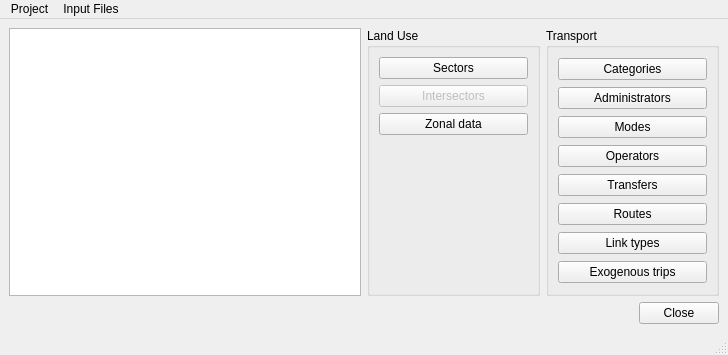
<?xml version="1.0" encoding="UTF-8"?>
<ui version="4.0">
 <class>MainWindow</class>
 <widget class="QMainWindow" name="MainWindow">
  <property name="geometry">
   <rect>
    <x>0</x>
    <y>0</y>
    <width>728</width>
    <height>355</height>
   </rect>
  </property>
  <property name="windowTitle">
   <string>Data</string>
  </property>
  <widget class="QWidget" name="centralwidget">
   <layout class="QVBoxLayout" name="verticalLayout_4">
    <item>
     <layout class="QVBoxLayout" name="verticalLayout_2">
      <item>
       <layout class="QHBoxLayout" name="horizontalLayout_3">
        <item>
         <widget class="QTreeView" name="scenarios_tree"/>
        </item>
        <item>
         <layout class="QHBoxLayout" name="horizontalLayout_5">
          <item>
           <widget class="QGroupBox" name="landUse">
            <property name="sizePolicy">
             <sizepolicy hsizetype="Expanding" vsizetype="Preferred">
              <horstretch>0</horstretch>
              <verstretch>0</verstretch>
             </sizepolicy>
            </property>
            <property name="title">
             <string>Land Use</string>
            </property>
            <layout class="QFormLayout" name="formLayout">
             <item row="0" column="0" colspan="2">
              <layout class="QVBoxLayout" name="verticalLayout_3">
               <item>
                <widget class="QPushButton" name="btn_sectors">
                 <property name="text">
                  <string>Sectors</string>
                 </property>
                </widget>
               </item>
               <item>
                <widget class="QPushButton" name="btn_intersectors">
                 <property name="enabled">
                  <bool>false</bool>
                 </property>
                 <property name="text">
                  <string>Intersectors</string>
                 </property>
                </widget>
               </item>
               <item>
                <widget class="QPushButton" name="btn_zonal_data">
                 <property name="text">
                  <string>Zonal data</string>
                 </property>
                </widget>
               </item>
              </layout>
             </item>
            </layout>
           </widget>
          </item>
          <item>
           <widget class="QGroupBox" name="transport">
            <property name="sizePolicy">
             <sizepolicy hsizetype="Expanding" vsizetype="Preferred">
              <horstretch>0</horstretch>
              <verstretch>0</verstretch>
             </sizepolicy>
            </property>
            <property name="title">
             <string>Transport</string>
            </property>
            <layout class="QVBoxLayout" name="verticalLayout">
             <item>
              <widget class="QPushButton" name="btn_categories">
               <property name="text">
                <string>Categories</string>
               </property>
              </widget>
             </item>
             <item>
              <widget class="QPushButton" name="btn_administrators">
               <property name="text">
                <string>Administrators</string>
               </property>
              </widget>
             </item>
             <item>
              <widget class="QPushButton" name="btn_modes">
               <property name="text">
                <string>Modes</string>
               </property>
              </widget>
             </item>
             <item>
              <widget class="QPushButton" name="btn_operators">
               <property name="text">
                <string>Operators</string>
               </property>
              </widget>
             </item>
             <item>
              <widget class="QPushButton" name="btn_transfers">
               <property name="text">
                <string>Transfers</string>
               </property>
              </widget>
             </item>
             <item>
              <widget class="QPushButton" name="btn_routes">
               <property name="text">
                <string>Routes</string>
               </property>
              </widget>
             </item>
             <item>
              <widget class="QPushButton" name="btn_link_types">
               <property name="text">
                <string>Link types</string>
               </property>
              </widget>
             </item>
             <item>
              <widget class="QPushButton" name="btn_exogenous_trips">
               <property name="text">
                <string>Exogenous trips</string>
               </property>
              </widget>
             </item>
            </layout>
           </widget>
          </item>
         </layout>
        </item>
       </layout>
      </item>
      <item>
       <layout class="QHBoxLayout" name="horizontalLayout">
        <item>
         <spacer name="horizontalSpacer_2">
          <property name="orientation">
           <enum>Qt::Horizontal</enum>
          </property>
          <property name="sizeHint" stdset="0">
           <size>
            <width>40</width>
            <height>20</height>
           </size>
          </property>
         </spacer>
        </item>
        <item>
         <widget class="QDialogButtonBox" name="buttonBox">
          <property name="standardButtons">
           <set>QDialogButtonBox::Close</set>
          </property>
         </widget>
        </item>
       </layout>
      </item>
     </layout>
    </item>
   </layout>
  </widget>
  <widget class="QMenuBar" name="menu_bar">
   <property name="geometry">
    <rect>
     <x>0</x>
     <y>0</y>
     <width>728</width>
     <height>21</height>
    </rect>
   </property>
   <widget class="QMenu" name="menuFiles">
    <property name="title">
     <string>Input Files</string>
    </property>
    <widget class="QMenu" name="menuGenerate_Single_File">
     <property name="title">
      <string>Generate Single File</string>
     </property>
     <addaction name="actionCTL_Scenario_Definitions"/>
     <addaction name="actionZ1E_Zone_Definitions"/>
     <addaction name="actionP0E_Transport_Parameters"/>
     <addaction name="actionP1E_Network"/>
     <addaction name="actionT1E_Assignment_Parameters"/>
     <addaction name="actionF1E_Flow_Defenitions"/>
     <addaction name="actionL1E_Economic_Sector_Definitions"/>
     <addaction name="actionL0E_Base_Year_Activity"/>
     <addaction name="actionL2E_Activity_Increments"/>
     <addaction name="actionL3E_Activity_Increments_and_Decrements"/>
    </widget>
    <addaction name="actionGenerate_Input_Files"/>
    <addaction name="actionGenerate_Single_Scenario"/>
    <addaction name="menuGenerate_Single_File"/>
   </widget>
   <widget class="QMenu" name="menuProject">
    <property name="title">
     <string>Project</string>
    </property>
    <addaction name="actionOptions"/>
    <addaction name="actionScenarios"/>
    <addaction name="actionZones"/>
   </widget>
   <addaction name="menuProject"/>
   <addaction name="menuFiles"/>
  </widget>
  <widget class="QStatusBar" name="statusbar"/>
  <action name="actionasdasd">
   <property name="text">
    <string/>
   </property>
  </action>
  <action name="actionGenerate_Input_Files">
   <property name="text">
    <string>Generate Input Files</string>
   </property>
  </action>
  <action name="actionGenerate_Single_Scenario">
   <property name="text">
    <string>Generate Single Scenario</string>
   </property>
  </action>
  <action name="actionCTL_Scenario_Definitions">
   <property name="text">
    <string>CTL Scenario Definitions</string>
   </property>
  </action>
  <action name="actionP0E_Transport_Parameters">
   <property name="text">
    <string>P0E Transport Parameters...</string>
   </property>
  </action>
  <action name="actionP1E_Network">
   <property name="text">
    <string>P1E Network...</string>
   </property>
  </action>
  <action name="actionT1E_Assignment_Parameters">
   <property name="text">
    <string>T1E Assignment Parameters...</string>
   </property>
  </action>
  <action name="actionF1E_Flow_Defenitions">
   <property name="text">
    <string>F1E Flow Defenitions...</string>
   </property>
  </action>
  <action name="actionL1E_Economic_Sector_Definitions">
   <property name="text">
    <string>L1E Economic Sector Definitions</string>
   </property>
  </action>
  <action name="actionL0E_Base_Year_Activity">
   <property name="text">
    <string>L0E Base Year Activity</string>
   </property>
  </action>
  <action name="actionL2E_Activity_Increments">
   <property name="text">
    <string>L2E Activity Increments...</string>
   </property>
  </action>
  <action name="actionL3E_Activity_Increments_and_Decrements">
   <property name="text">
    <string>L3E Activity Increments and Decrements...</string>
   </property>
  </action>
  <action name="actionOptions">
   <property name="text">
    <string>Options...</string>
   </property>
  </action>
  <action name="actionScenarios">
   <property name="text">
    <string>Scenarios...</string>
   </property>
  </action>
  <action name="actionZones">
   <property name="text">
    <string>Zones...</string>
   </property>
  </action>
  <action name="actionZ1E_Zone_Definitions">
   <property name="text">
    <string>Z1E Zone Definitions</string>
   </property>
  </action>
 </widget>
 <resources/>
 <connections/>
</ui>
